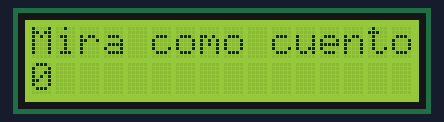
Bench run of a sketch on a simulated Arduino Uno, built with avr-gcc and run on an emulated ATmega328P. Parts: 16×2 character LCD.

Above: at 0.1 s.
At 0.6 s:
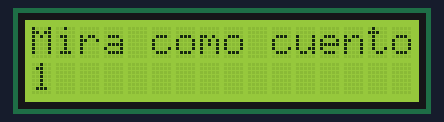
At 1.1 s:
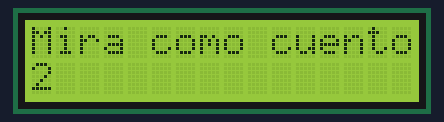
At 2.6 s:
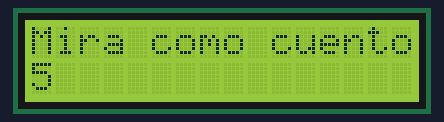
At 3.6 s:
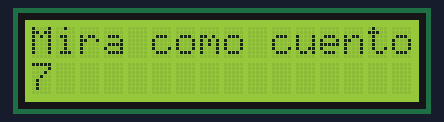
At 5.2 s:
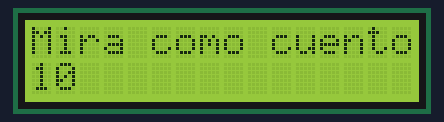

The sketch:

clase_lcd_43.ino
```cpp
#include <LiquidCrystal.h>
int rs = 12;
int e = 11;
int d4 = 5;
int d5 = 4;
int d6 = 3;
int d7 = 2;
int numero = 0;

LiquidCrystal lcd(rs, e, d4, d5, d6, d7);

void setup() {
  // put your setup code here, to run once:
  lcd.begin(16, 2);
}

void loop() {
  // put your main code here, to run repeatedly:
  lcd.setCursor(0, 0);
  lcd.print("Mira como cuento");


  lcd.setCursor(0, 1);
  lcd.print(numero);
  numero++;
  delay(500 );
  if (numero > 10) {
    numero = 0;
  }
  lcd.clear();
}
```

Measured:
- by itself, everything shown: repeats every 5.6 s, in 22 steps
- what the display in image 1 shows lasts 0.5 s, from 0.6 s to 1.1 s
